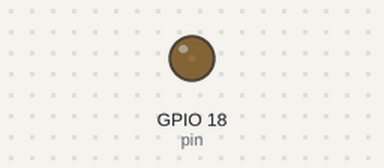
The program below on a simulated Raspberry Pi (BCM pin numbers). Parts: output pins drawn as LEDs (lit = HIGH).

Above: at 0.05 s.
At 1.8 s:
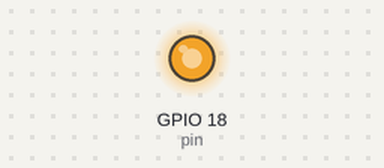
At 2.7 s:
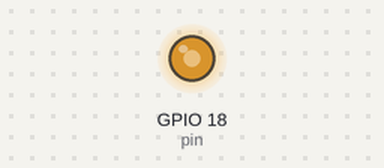
At 3.6 s:
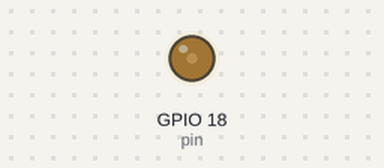
Timing chart, 0 to 5.2 s (numbered marks = the images above):
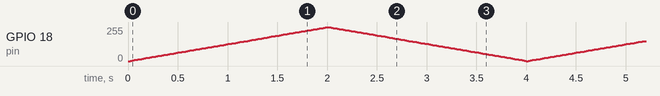

The program:

pulseWideModulation.py
```python
#!/usr/bin/python
# coding=utf-8

import RPi.GPIO as GPIO
import time

pin = 18

GPIO.setmode(GPIO.BCM)
GPIO.setup(pin,GPIO.OUT)
GPIO.output(pin, GPIO.LOW)

p = GPIO.PWM(pin,50)
p.start(0)
try:
    while True:
        for i in range(100):
            p.ChangeDutyCycle(i)
            time.sleep(0.02)
        for i in range(100):
            p.ChangeDutyCycle(100-i)
            time.sleep(0.02)

except KeyboardInterrupt:
	pass

p.stop()
GPIO.cleanup()
```
